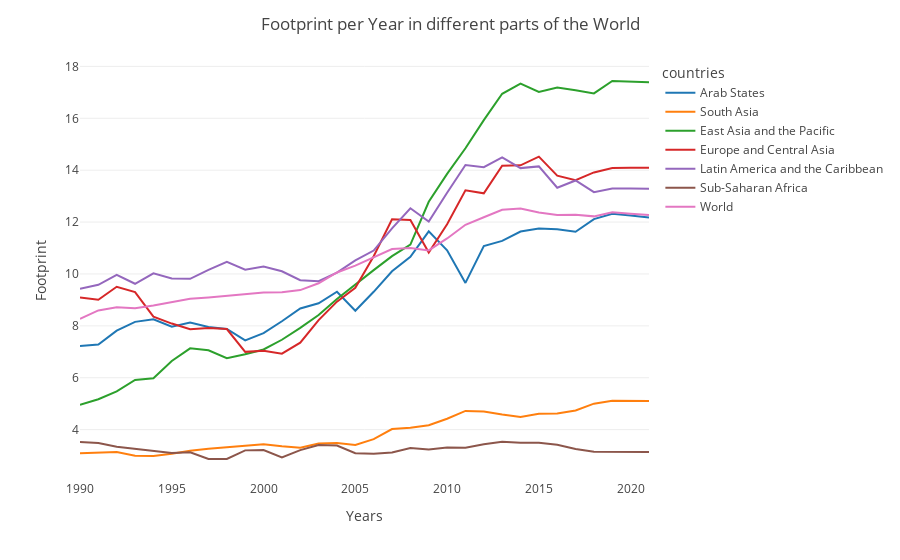
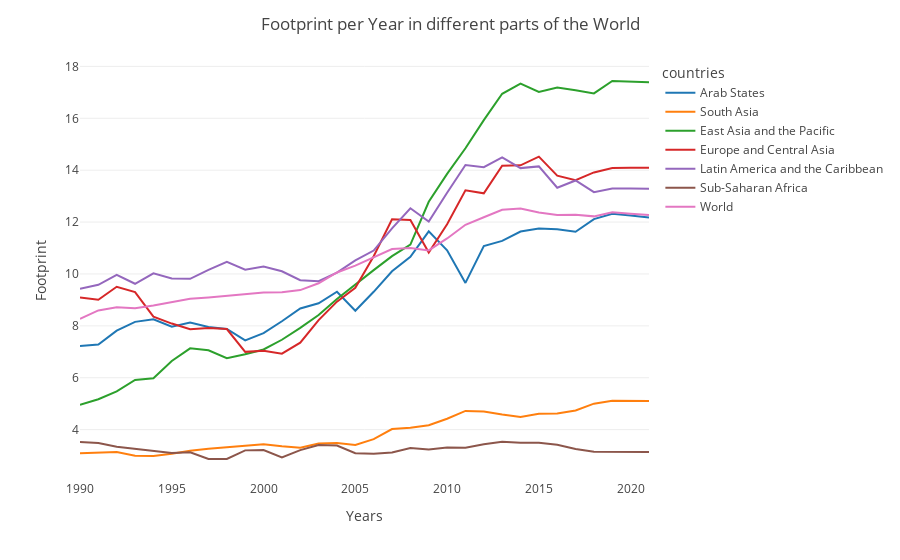
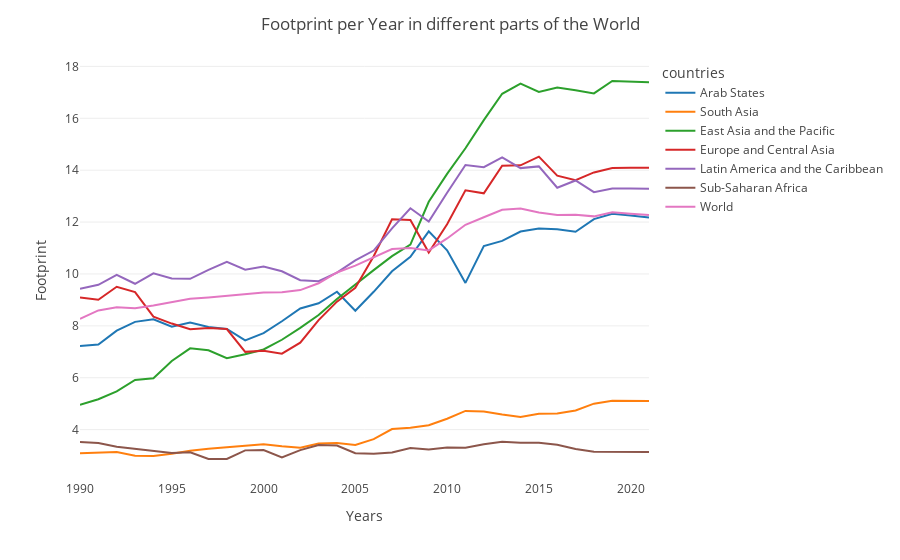
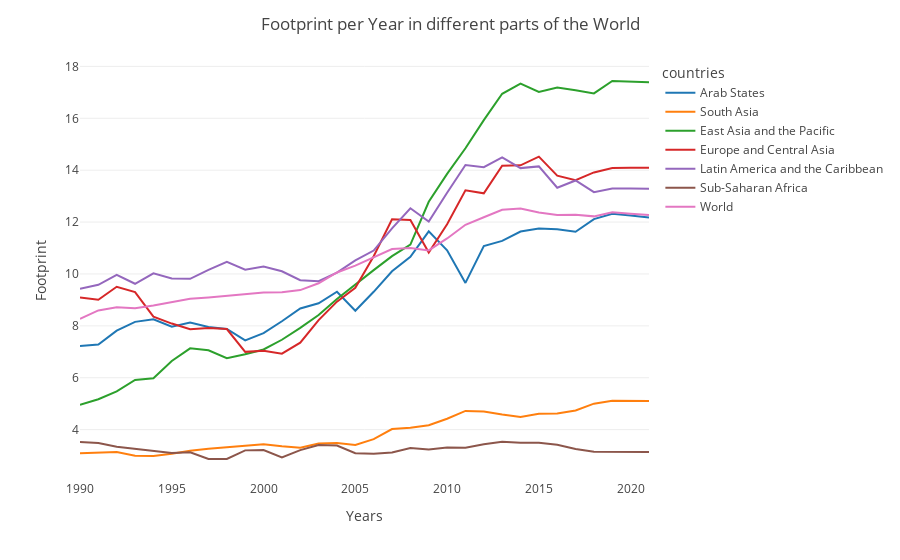

Notebook code for these charts, in order:
### Code cell
df_list = [["footprint", df_mf, "mf"], 
            ["life expectancy", df_le, "le"],
            ["expected schooling years", df_eys, "eys"],
            ["gender development index", df_gdi, "gdi"],
            ["adolescent birth rate", df_abr, "abr"],
            ["carbon", df_co2, "co2"]]

country = list(df_mf['country'])

for df in df_list:
    for c in country:
        printer(df=to_year(df[1]), df_name=df[0], file_name=df[2])

### Figure 1 — Plotly figure (JSON) as saved in the notebook; plotly's stock layout.template omitted (floating-point values rounded to 4 significant figures)
{"data": [{"hovertemplate": "countries=Arab States<br>Years=%{x}<br>Footprint=%{y}<extra></extra>", "legendgroup": "Arab States", "line": {"color": "#1F77B4", "dash": "solid"}, "marker": {"symbol": "circle"}, "mode": "lines", "name": "Arab States", "orientation": "v", "showlegend": true, "type": "scatter", "x": ["1990", "1991", "1992", "1993", "1994", "1995", "1996", "1997", "1998", "1999", "2000", "2001", "2002", "2003", "2004", "2005", "2006", "2007", "2008", "2009", "2010", "2011", "2012", "2013", "2014", "2015", "2016", "2017", "2018", "2019", "2020", "2021"], "xaxis": "x", "y": [7.228, 7.279, 7.812, 8.153, 8.251, 7.964, 8.128, 7.956, 7.883, 7.44, 7.72, 8.176, 8.668, 8.87, 9.314, 8.582, 9.312, 10.11, 10.66, 11.64, 10.91, 9.655, 11.08, 11.27, 11.64, 11.75, 11.73, 11.63, 12.11, 12.32, 12.25, 12.17], "yaxis": "y"}, {"hovertemplate": "countries=South Asia<br>Years=%{x}<br>Footprint=%{y}<extra></extra>", "legendgroup": "South Asia", "line": {"color": "#FF7F0E", "dash": "solid"}, "marker": {"symbol": "circle"}, "mode": "lines", "name": "South Asia", "orientation": "v", "showlegend": true, "type": "scatter", "x": ["1990", "1991", "1992", "1993", "1994", "1995", "1996", "1997", "1998", "1999", "2000", "2001", "2002", "2003", "2004", "2005", "2006", "2007", "2008", "2009", "2010", "2011", "2012", "2013", "2014", "2015", "2016", "2017", "2018", "2019", "2020", "2021"], "xaxis": "x", "y": [3.085, 3.099, 3.133, 2.991, 2.982, 3.072, 3.183, 3.261, 3.319, 3.401, 3.438, 3.357, 3.304, 3.462, 3.481, 3.408, 3.633, 4.022, 4.072, 4.168, 4.42, 4.72, 4.699, 4.585, 4.486, 4.611, 4.625, 4.74, 5.0, 5.11, 5.106, 5.102], "yaxis": "y"}, {"hovertemplate": "countries=East Asia and the Pacific<br>Years=%{x}<br>Footprint=%{y}<extra></extra>", "legendgroup": "East Asia and the Pacific", "line": {"color": "#2CA02C", "dash": "solid"}, "marker": {"symbol": "circle"}, "mode": "lines", "name": "East Asia and the Pacific", "orientation": "v", "showlegend": true, "type": "scatter", "x": ["1990", "1991", "1992", "1993", "1994", "1995", "1996", "1997", "1998", "1999", "2000", "2001", "2002", "2003", "2004", "2005", "2006", "2007", "2008", "2009", "2010", "2011", "2012", "2013", "2014", "2015", "2016", "2017", "2018", "2019", "2020", "2021"], "xaxis": "x", "y": [4.953, 5.169, 5.473, 5.916, 5.982, 6.648, 7.132, 7.058, 6.755, 6.904, 7.089, 7.464, 7.921, 8.416, 9.034, 9.606, 10.15, 10.69, 11.13, 12.78, 13.86, 14.85, 15.93, 16.95, 17.33, 17.01, 17.19, 17.08, 16.96, 17.44, 17.42, 17.39], "yaxis": "y"}, {"hovertemplate": "countries=Europe and Central Asia<br>Years=%{x}<br>Footprint=%{y}<extra></extra>", "legendgroup": "Europe and Central Asia", "line": {"color": "#D62728", "dash": "solid"}, "marker": {"symbol": "circle"}, "mode": "lines", "name": "Europe and Central Asia", "orientation": "v", "showlegend": true, "type": "scatter", "x": ["1990", "1991", "1992", "1993", "1994", "1995", "1996", "1997", "1998", "1999", "2000", "2001", "2002", "2003", "2004", "2005", "2006", "2007", "2008", "2009", "2010", "2011", "2012", "2013", "2014", "2015", "2016", "2017", "2018", "2019", "2020", "2021"], "xaxis": "x", "y": [9.092, 9.005, 9.507, 9.299, 8.356, 8.088, 7.869, 7.914, 7.878, 6.997, 7.044, 6.927, 7.354, 8.22, 8.932, 9.464, 10.68, 12.11, 12.08, 10.83, 11.92, 13.23, 13.11, 14.17, 14.19, 14.52, 13.79, 13.62, 13.91, 14.09, 14.09, 14.1], "yaxis": "y"}, {"hovertemplate": "countries=Latin America and the Caribbean<br>Years=%{x}<br>Footprint=%{y}<extra></extra>", "legendgroup": "Latin America and the Caribbean", "line": {"color": "#9467BD", "dash": "solid"}, "marker": {"symbol": "circle"}, "mode": "lines", "name": "Latin America and the Caribbean", "orientation": "v", "showlegend": true, "type": "scatter", "x": ["1990", "1991", "1992", "1993", "1994", "1995", "1996", "1997", "1998", "1999", "2000", "2001", "2002", "2003", "2004", "2005", "2006", "2007", "2008", "2009", "2010", "2011", "2012", "2013", "2014", "2015", "2016", "2017", "2018", "2019", "2020", "2021"], "xaxis": "x", "y": [9.432, 9.581, 9.962, 9.623, 10.03, 9.827, 9.811, 10.16, 10.46, 10.16, 10.29, 10.1, 9.759, 9.721, 10.05, 10.52, 10.9, 11.76, 12.53, 12.02, 13.13, 14.2, 14.11, 14.49, 14.08, 14.15, 13.33, 13.6, 13.15, 13.3, 13.29, 13.28], "yaxis": "y"}, {"hovertemplate": "countries=Sub-Saharan Africa<br>Years=%{x}<br>Footprint=%{y}<extra></extra>", "legendgroup": "Sub-Saharan Africa", "line": {"color": "#8C564B", "dash": "solid"}, "marker": {"symbol": "circle"}, "mode": "lines", "name": "Sub-Saharan Africa", "orientation": "v", "showlegend": true, "type": "scatter", "x": ["1990", "1991", "1992", "1993", "1994", "1995", "1996", "1997", "1998", "1999", "2000", "2001", "2002", "2003", "2004", "2005", "2006", "2007", "2008", "2009", "2010", "2011", "2012", "2013", "2014", "2015", "2016", "2017", "2018", "2019", "2020", "2021"], "xaxis": "x", "y": [3.521, 3.481, 3.338, 3.259, 3.204, 3.098, 3.126, 2.871, 2.867, 3.2, 3.216, 2.929, 3.21, 3.408, 3.389, 3.09, 3.072, 3.115, 3.291, 3.233, 3.306, 3.305, 3.438, 3.53, 3.491, 3.495, 3.416, 3.256, 3.146, 3.151, 3.146, 3.141], "yaxis": "y"}, {"hovertemplate": "countries=World<br>Years=%{x}<br>Footprint=%{y}<extra></extra>", "legendgroup": "World", "line": {"color": "#E377C2", "dash": "solid"}, "marker": {"symbol": "circle"}, "mode": "lines", "name": "World", "orientation": "v", "showlegend": true, "type": "scatter", "x": ["1990", "1991", "1992", "1993", "1994", "1995", "1996", "1997", "1998", "1999", "2000", "2001", "2002", "2003", "2004", "2005", "2006", "2007", "2008", "2009", "2010", "2011", "2012", "2013", "2014", "2015", "2016", "2017", "2018", "2019", "2020", "2021"], "xaxis": "x", "y": [8.267, 8.595, 8.718, 8.675, 8.783, 8.922, 9.044, 9.095, 9.154, 9.208, 9.285, 9.293, 9.379, 9.641, 10.06, 10.32, 10.66, 10.96, 11.0, 10.91, 11.37, 11.9, 12.19, 12.47, 12.52, 12.37, 12.28, 12.28, 12.22, 12.38, 12.33, 12.27], "yaxis": "y"}], "layout": {"legend": {"title": {"text": "countries"}, "tracegroupgap": 0}, "margin": {"t": 60}, "title": {"text": "Footprint per Year in different parts of the World"}, "xaxis": {"anchor": "y", "domain": [0, 1], "title": {"text": "Years"}}, "yaxis": {"anchor": "x", "domain": [0, 1], "title": {"text": "Footprint"}}}}

### Figure 2 — Plotly figure (JSON) as saved in the notebook; plotly's stock layout.template omitted (floating-point values rounded to 4 significant figures)
{"data": [{"hovertemplate": "countries=Arab States<br>Years=%{x}<br>Footprint=%{y}<extra></extra>", "legendgroup": "Arab States", "line": {"color": "#1F77B4", "dash": "solid"}, "marker": {"symbol": "circle"}, "mode": "lines", "name": "Arab States", "orientation": "v", "showlegend": true, "type": "scatter", "x": ["1990", "1991", "1992", "1993", "1994", "1995", "1996", "1997", "1998", "1999", "2000", "2001", "2002", "2003", "2004", "2005", "2006", "2007", "2008", "2009", "2010", "2011", "2012", "2013", "2014", "2015", "2016", "2017", "2018", "2019", "2020", "2021"], "xaxis": "x", "y": [7.228, 7.279, 7.812, 8.153, 8.251, 7.964, 8.128, 7.956, 7.883, 7.44, 7.72, 8.176, 8.668, 8.87, 9.314, 8.582, 9.312, 10.11, 10.66, 11.64, 10.91, 9.655, 11.08, 11.27, 11.64, 11.75, 11.73, 11.63, 12.11, 12.32, 12.25, 12.17], "yaxis": "y"}, {"hovertemplate": "countries=South Asia<br>Years=%{x}<br>Footprint=%{y}<extra></extra>", "legendgroup": "South Asia", "line": {"color": "#FF7F0E", "dash": "solid"}, "marker": {"symbol": "circle"}, "mode": "lines", "name": "South Asia", "orientation": "v", "showlegend": true, "type": "scatter", "x": ["1990", "1991", "1992", "1993", "1994", "1995", "1996", "1997", "1998", "1999", "2000", "2001", "2002", "2003", "2004", "2005", "2006", "2007", "2008", "2009", "2010", "2011", "2012", "2013", "2014", "2015", "2016", "2017", "2018", "2019", "2020", "2021"], "xaxis": "x", "y": [3.085, 3.099, 3.133, 2.991, 2.982, 3.072, 3.183, 3.261, 3.319, 3.401, 3.438, 3.357, 3.304, 3.462, 3.481, 3.408, 3.633, 4.022, 4.072, 4.168, 4.42, 4.72, 4.699, 4.585, 4.486, 4.611, 4.625, 4.74, 5.0, 5.11, 5.106, 5.102], "yaxis": "y"}, {"hovertemplate": "countries=East Asia and the Pacific<br>Years=%{x}<br>Footprint=%{y}<extra></extra>", "legendgroup": "East Asia and the Pacific", "line": {"color": "#2CA02C", "dash": "solid"}, "marker": {"symbol": "circle"}, "mode": "lines", "name": "East Asia and the Pacific", "orientation": "v", "showlegend": true, "type": "scatter", "x": ["1990", "1991", "1992", "1993", "1994", "1995", "1996", "1997", "1998", "1999", "2000", "2001", "2002", "2003", "2004", "2005", "2006", "2007", "2008", "2009", "2010", "2011", "2012", "2013", "2014", "2015", "2016", "2017", "2018", "2019", "2020", "2021"], "xaxis": "x", "y": [4.953, 5.169, 5.473, 5.916, 5.982, 6.648, 7.132, 7.058, 6.755, 6.904, 7.089, 7.464, 7.921, 8.416, 9.034, 9.606, 10.15, 10.69, 11.13, 12.78, 13.86, 14.85, 15.93, 16.95, 17.33, 17.01, 17.19, 17.08, 16.96, 17.44, 17.42, 17.39], "yaxis": "y"}, {"hovertemplate": "countries=Europe and Central Asia<br>Years=%{x}<br>Footprint=%{y}<extra></extra>", "legendgroup": "Europe and Central Asia", "line": {"color": "#D62728", "dash": "solid"}, "marker": {"symbol": "circle"}, "mode": "lines", "name": "Europe and Central Asia", "orientation": "v", "showlegend": true, "type": "scatter", "x": ["1990", "1991", "1992", "1993", "1994", "1995", "1996", "1997", "1998", "1999", "2000", "2001", "2002", "2003", "2004", "2005", "2006", "2007", "2008", "2009", "2010", "2011", "2012", "2013", "2014", "2015", "2016", "2017", "2018", "2019", "2020", "2021"], "xaxis": "x", "y": [9.092, 9.005, 9.507, 9.299, 8.356, 8.088, 7.869, 7.914, 7.878, 6.997, 7.044, 6.927, 7.354, 8.22, 8.932, 9.464, 10.68, 12.11, 12.08, 10.83, 11.92, 13.23, 13.11, 14.17, 14.19, 14.52, 13.79, 13.62, 13.91, 14.09, 14.09, 14.1], "yaxis": "y"}, {"hovertemplate": "countries=Latin America and the Caribbean<br>Years=%{x}<br>Footprint=%{y}<extra></extra>", "legendgroup": "Latin America and the Caribbean", "line": {"color": "#9467BD", "dash": "solid"}, "marker": {"symbol": "circle"}, "mode": "lines", "name": "Latin America and the Caribbean", "orientation": "v", "showlegend": true, "type": "scatter", "x": ["1990", "1991", "1992", "1993", "1994", "1995", "1996", "1997", "1998", "1999", "2000", "2001", "2002", "2003", "2004", "2005", "2006", "2007", "2008", "2009", "2010", "2011", "2012", "2013", "2014", "2015", "2016", "2017", "2018", "2019", "2020", "2021"], "xaxis": "x", "y": [9.432, 9.581, 9.962, 9.623, 10.03, 9.827, 9.811, 10.16, 10.46, 10.16, 10.29, 10.1, 9.759, 9.721, 10.05, 10.52, 10.9, 11.76, 12.53, 12.02, 13.13, 14.2, 14.11, 14.49, 14.08, 14.15, 13.33, 13.6, 13.15, 13.3, 13.29, 13.28], "yaxis": "y"}, {"hovertemplate": "countries=Sub-Saharan Africa<br>Years=%{x}<br>Footprint=%{y}<extra></extra>", "legendgroup": "Sub-Saharan Africa", "line": {"color": "#8C564B", "dash": "solid"}, "marker": {"symbol": "circle"}, "mode": "lines", "name": "Sub-Saharan Africa", "orientation": "v", "showlegend": true, "type": "scatter", "x": ["1990", "1991", "1992", "1993", "1994", "1995", "1996", "1997", "1998", "1999", "2000", "2001", "2002", "2003", "2004", "2005", "2006", "2007", "2008", "2009", "2010", "2011", "2012", "2013", "2014", "2015", "2016", "2017", "2018", "2019", "2020", "2021"], "xaxis": "x", "y": [3.521, 3.481, 3.338, 3.259, 3.204, 3.098, 3.126, 2.871, 2.867, 3.2, 3.216, 2.929, 3.21, 3.408, 3.389, 3.09, 3.072, 3.115, 3.291, 3.233, 3.306, 3.305, 3.438, 3.53, 3.491, 3.495, 3.416, 3.256, 3.146, 3.151, 3.146, 3.141], "yaxis": "y"}, {"hovertemplate": "countries=World<br>Years=%{x}<br>Footprint=%{y}<extra></extra>", "legendgroup": "World", "line": {"color": "#E377C2", "dash": "solid"}, "marker": {"symbol": "circle"}, "mode": "lines", "name": "World", "orientation": "v", "showlegend": true, "type": "scatter", "x": ["1990", "1991", "1992", "1993", "1994", "1995", "1996", "1997", "1998", "1999", "2000", "2001", "2002", "2003", "2004", "2005", "2006", "2007", "2008", "2009", "2010", "2011", "2012", "2013", "2014", "2015", "2016", "2017", "2018", "2019", "2020", "2021"], "xaxis": "x", "y": [8.267, 8.595, 8.718, 8.675, 8.783, 8.922, 9.044, 9.095, 9.154, 9.208, 9.285, 9.293, 9.379, 9.641, 10.06, 10.32, 10.66, 10.96, 11.0, 10.91, 11.37, 11.9, 12.19, 12.47, 12.52, 12.37, 12.28, 12.28, 12.22, 12.38, 12.33, 12.27], "yaxis": "y"}], "layout": {"legend": {"title": {"text": "countries"}, "tracegroupgap": 0}, "margin": {"t": 60}, "title": {"text": "Footprint per Year in different parts of the World"}, "xaxis": {"anchor": "y", "domain": [0, 1], "title": {"text": "Years"}}, "yaxis": {"anchor": "x", "domain": [0, 1], "title": {"text": "Footprint"}}}}

### Figure 3 — Plotly figure (JSON) as saved in the notebook; plotly's stock layout.template omitted (floating-point values rounded to 4 significant figures)
{"data": [{"hovertemplate": "countries=Arab States<br>Years=%{x}<br>Footprint=%{y}<extra></extra>", "legendgroup": "Arab States", "line": {"color": "#1F77B4", "dash": "solid"}, "marker": {"symbol": "circle"}, "mode": "lines", "name": "Arab States", "orientation": "v", "showlegend": true, "type": "scatter", "x": ["1990", "1991", "1992", "1993", "1994", "1995", "1996", "1997", "1998", "1999", "2000", "2001", "2002", "2003", "2004", "2005", "2006", "2007", "2008", "2009", "2010", "2011", "2012", "2013", "2014", "2015", "2016", "2017", "2018", "2019", "2020", "2021"], "xaxis": "x", "y": [7.228, 7.279, 7.812, 8.153, 8.251, 7.964, 8.128, 7.956, 7.883, 7.44, 7.72, 8.176, 8.668, 8.87, 9.314, 8.582, 9.312, 10.11, 10.66, 11.64, 10.91, 9.655, 11.08, 11.27, 11.64, 11.75, 11.73, 11.63, 12.11, 12.32, 12.25, 12.17], "yaxis": "y"}, {"hovertemplate": "countries=South Asia<br>Years=%{x}<br>Footprint=%{y}<extra></extra>", "legendgroup": "South Asia", "line": {"color": "#FF7F0E", "dash": "solid"}, "marker": {"symbol": "circle"}, "mode": "lines", "name": "South Asia", "orientation": "v", "showlegend": true, "type": "scatter", "x": ["1990", "1991", "1992", "1993", "1994", "1995", "1996", "1997", "1998", "1999", "2000", "2001", "2002", "2003", "2004", "2005", "2006", "2007", "2008", "2009", "2010", "2011", "2012", "2013", "2014", "2015", "2016", "2017", "2018", "2019", "2020", "2021"], "xaxis": "x", "y": [3.085, 3.099, 3.133, 2.991, 2.982, 3.072, 3.183, 3.261, 3.319, 3.401, 3.438, 3.357, 3.304, 3.462, 3.481, 3.408, 3.633, 4.022, 4.072, 4.168, 4.42, 4.72, 4.699, 4.585, 4.486, 4.611, 4.625, 4.74, 5.0, 5.11, 5.106, 5.102], "yaxis": "y"}, {"hovertemplate": "countries=East Asia and the Pacific<br>Years=%{x}<br>Footprint=%{y}<extra></extra>", "legendgroup": "East Asia and the Pacific", "line": {"color": "#2CA02C", "dash": "solid"}, "marker": {"symbol": "circle"}, "mode": "lines", "name": "East Asia and the Pacific", "orientation": "v", "showlegend": true, "type": "scatter", "x": ["1990", "1991", "1992", "1993", "1994", "1995", "1996", "1997", "1998", "1999", "2000", "2001", "2002", "2003", "2004", "2005", "2006", "2007", "2008", "2009", "2010", "2011", "2012", "2013", "2014", "2015", "2016", "2017", "2018", "2019", "2020", "2021"], "xaxis": "x", "y": [4.953, 5.169, 5.473, 5.916, 5.982, 6.648, 7.132, 7.058, 6.755, 6.904, 7.089, 7.464, 7.921, 8.416, 9.034, 9.606, 10.15, 10.69, 11.13, 12.78, 13.86, 14.85, 15.93, 16.95, 17.33, 17.01, 17.19, 17.08, 16.96, 17.44, 17.42, 17.39], "yaxis": "y"}, {"hovertemplate": "countries=Europe and Central Asia<br>Years=%{x}<br>Footprint=%{y}<extra></extra>", "legendgroup": "Europe and Central Asia", "line": {"color": "#D62728", "dash": "solid"}, "marker": {"symbol": "circle"}, "mode": "lines", "name": "Europe and Central Asia", "orientation": "v", "showlegend": true, "type": "scatter", "x": ["1990", "1991", "1992", "1993", "1994", "1995", "1996", "1997", "1998", "1999", "2000", "2001", "2002", "2003", "2004", "2005", "2006", "2007", "2008", "2009", "2010", "2011", "2012", "2013", "2014", "2015", "2016", "2017", "2018", "2019", "2020", "2021"], "xaxis": "x", "y": [9.092, 9.005, 9.507, 9.299, 8.356, 8.088, 7.869, 7.914, 7.878, 6.997, 7.044, 6.927, 7.354, 8.22, 8.932, 9.464, 10.68, 12.11, 12.08, 10.83, 11.92, 13.23, 13.11, 14.17, 14.19, 14.52, 13.79, 13.62, 13.91, 14.09, 14.09, 14.1], "yaxis": "y"}, {"hovertemplate": "countries=Latin America and the Caribbean<br>Years=%{x}<br>Footprint=%{y}<extra></extra>", "legendgroup": "Latin America and the Caribbean", "line": {"color": "#9467BD", "dash": "solid"}, "marker": {"symbol": "circle"}, "mode": "lines", "name": "Latin America and the Caribbean", "orientation": "v", "showlegend": true, "type": "scatter", "x": ["1990", "1991", "1992", "1993", "1994", "1995", "1996", "1997", "1998", "1999", "2000", "2001", "2002", "2003", "2004", "2005", "2006", "2007", "2008", "2009", "2010", "2011", "2012", "2013", "2014", "2015", "2016", "2017", "2018", "2019", "2020", "2021"], "xaxis": "x", "y": [9.432, 9.581, 9.962, 9.623, 10.03, 9.827, 9.811, 10.16, 10.46, 10.16, 10.29, 10.1, 9.759, 9.721, 10.05, 10.52, 10.9, 11.76, 12.53, 12.02, 13.13, 14.2, 14.11, 14.49, 14.08, 14.15, 13.33, 13.6, 13.15, 13.3, 13.29, 13.28], "yaxis": "y"}, {"hovertemplate": "countries=Sub-Saharan Africa<br>Years=%{x}<br>Footprint=%{y}<extra></extra>", "legendgroup": "Sub-Saharan Africa", "line": {"color": "#8C564B", "dash": "solid"}, "marker": {"symbol": "circle"}, "mode": "lines", "name": "Sub-Saharan Africa", "orientation": "v", "showlegend": true, "type": "scatter", "x": ["1990", "1991", "1992", "1993", "1994", "1995", "1996", "1997", "1998", "1999", "2000", "2001", "2002", "2003", "2004", "2005", "2006", "2007", "2008", "2009", "2010", "2011", "2012", "2013", "2014", "2015", "2016", "2017", "2018", "2019", "2020", "2021"], "xaxis": "x", "y": [3.521, 3.481, 3.338, 3.259, 3.204, 3.098, 3.126, 2.871, 2.867, 3.2, 3.216, 2.929, 3.21, 3.408, 3.389, 3.09, 3.072, 3.115, 3.291, 3.233, 3.306, 3.305, 3.438, 3.53, 3.491, 3.495, 3.416, 3.256, 3.146, 3.151, 3.146, 3.141], "yaxis": "y"}, {"hovertemplate": "countries=World<br>Years=%{x}<br>Footprint=%{y}<extra></extra>", "legendgroup": "World", "line": {"color": "#E377C2", "dash": "solid"}, "marker": {"symbol": "circle"}, "mode": "lines", "name": "World", "orientation": "v", "showlegend": true, "type": "scatter", "x": ["1990", "1991", "1992", "1993", "1994", "1995", "1996", "1997", "1998", "1999", "2000", "2001", "2002", "2003", "2004", "2005", "2006", "2007", "2008", "2009", "2010", "2011", "2012", "2013", "2014", "2015", "2016", "2017", "2018", "2019", "2020", "2021"], "xaxis": "x", "y": [8.267, 8.595, 8.718, 8.675, 8.783, 8.922, 9.044, 9.095, 9.154, 9.208, 9.285, 9.293, 9.379, 9.641, 10.06, 10.32, 10.66, 10.96, 11.0, 10.91, 11.37, 11.9, 12.19, 12.47, 12.52, 12.37, 12.28, 12.28, 12.22, 12.38, 12.33, 12.27], "yaxis": "y"}], "layout": {"legend": {"title": {"text": "countries"}, "tracegroupgap": 0}, "margin": {"t": 60}, "title": {"text": "Footprint per Year in different parts of the World"}, "xaxis": {"anchor": "y", "domain": [0, 1], "title": {"text": "Years"}}, "yaxis": {"anchor": "x", "domain": [0, 1], "title": {"text": "Footprint"}}}}

### Figure 4 — Plotly figure (JSON) as saved in the notebook; plotly's stock layout.template omitted (floating-point values rounded to 4 significant figures)
{"data": [{"hovertemplate": "countries=Arab States<br>Years=%{x}<br>Footprint=%{y}<extra></extra>", "legendgroup": "Arab States", "line": {"color": "#1F77B4", "dash": "solid"}, "marker": {"symbol": "circle"}, "mode": "lines", "name": "Arab States", "orientation": "v", "showlegend": true, "type": "scatter", "x": ["1990", "1991", "1992", "1993", "1994", "1995", "1996", "1997", "1998", "1999", "2000", "2001", "2002", "2003", "2004", "2005", "2006", "2007", "2008", "2009", "2010", "2011", "2012", "2013", "2014", "2015", "2016", "2017", "2018", "2019", "2020", "2021"], "xaxis": "x", "y": [7.228, 7.279, 7.812, 8.153, 8.251, 7.964, 8.128, 7.956, 7.883, 7.44, 7.72, 8.176, 8.668, 8.87, 9.314, 8.582, 9.312, 10.11, 10.66, 11.64, 10.91, 9.655, 11.08, 11.27, 11.64, 11.75, 11.73, 11.63, 12.11, 12.32, 12.25, 12.17], "yaxis": "y"}, {"hovertemplate": "countries=South Asia<br>Years=%{x}<br>Footprint=%{y}<extra></extra>", "legendgroup": "South Asia", "line": {"color": "#FF7F0E", "dash": "solid"}, "marker": {"symbol": "circle"}, "mode": "lines", "name": "South Asia", "orientation": "v", "showlegend": true, "type": "scatter", "x": ["1990", "1991", "1992", "1993", "1994", "1995", "1996", "1997", "1998", "1999", "2000", "2001", "2002", "2003", "2004", "2005", "2006", "2007", "2008", "2009", "2010", "2011", "2012", "2013", "2014", "2015", "2016", "2017", "2018", "2019", "2020", "2021"], "xaxis": "x", "y": [3.085, 3.099, 3.133, 2.991, 2.982, 3.072, 3.183, 3.261, 3.319, 3.401, 3.438, 3.357, 3.304, 3.462, 3.481, 3.408, 3.633, 4.022, 4.072, 4.168, 4.42, 4.72, 4.699, 4.585, 4.486, 4.611, 4.625, 4.74, 5.0, 5.11, 5.106, 5.102], "yaxis": "y"}, {"hovertemplate": "countries=East Asia and the Pacific<br>Years=%{x}<br>Footprint=%{y}<extra></extra>", "legendgroup": "East Asia and the Pacific", "line": {"color": "#2CA02C", "dash": "solid"}, "marker": {"symbol": "circle"}, "mode": "lines", "name": "East Asia and the Pacific", "orientation": "v", "showlegend": true, "type": "scatter", "x": ["1990", "1991", "1992", "1993", "1994", "1995", "1996", "1997", "1998", "1999", "2000", "2001", "2002", "2003", "2004", "2005", "2006", "2007", "2008", "2009", "2010", "2011", "2012", "2013", "2014", "2015", "2016", "2017", "2018", "2019", "2020", "2021"], "xaxis": "x", "y": [4.953, 5.169, 5.473, 5.916, 5.982, 6.648, 7.132, 7.058, 6.755, 6.904, 7.089, 7.464, 7.921, 8.416, 9.034, 9.606, 10.15, 10.69, 11.13, 12.78, 13.86, 14.85, 15.93, 16.95, 17.33, 17.01, 17.19, 17.08, 16.96, 17.44, 17.42, 17.39], "yaxis": "y"}, {"hovertemplate": "countries=Europe and Central Asia<br>Years=%{x}<br>Footprint=%{y}<extra></extra>", "legendgroup": "Europe and Central Asia", "line": {"color": "#D62728", "dash": "solid"}, "marker": {"symbol": "circle"}, "mode": "lines", "name": "Europe and Central Asia", "orientation": "v", "showlegend": true, "type": "scatter", "x": ["1990", "1991", "1992", "1993", "1994", "1995", "1996", "1997", "1998", "1999", "2000", "2001", "2002", "2003", "2004", "2005", "2006", "2007", "2008", "2009", "2010", "2011", "2012", "2013", "2014", "2015", "2016", "2017", "2018", "2019", "2020", "2021"], "xaxis": "x", "y": [9.092, 9.005, 9.507, 9.299, 8.356, 8.088, 7.869, 7.914, 7.878, 6.997, 7.044, 6.927, 7.354, 8.22, 8.932, 9.464, 10.68, 12.11, 12.08, 10.83, 11.92, 13.23, 13.11, 14.17, 14.19, 14.52, 13.79, 13.62, 13.91, 14.09, 14.09, 14.1], "yaxis": "y"}, {"hovertemplate": "countries=Latin America and the Caribbean<br>Years=%{x}<br>Footprint=%{y}<extra></extra>", "legendgroup": "Latin America and the Caribbean", "line": {"color": "#9467BD", "dash": "solid"}, "marker": {"symbol": "circle"}, "mode": "lines", "name": "Latin America and the Caribbean", "orientation": "v", "showlegend": true, "type": "scatter", "x": ["1990", "1991", "1992", "1993", "1994", "1995", "1996", "1997", "1998", "1999", "2000", "2001", "2002", "2003", "2004", "2005", "2006", "2007", "2008", "2009", "2010", "2011", "2012", "2013", "2014", "2015", "2016", "2017", "2018", "2019", "2020", "2021"], "xaxis": "x", "y": [9.432, 9.581, 9.962, 9.623, 10.03, 9.827, 9.811, 10.16, 10.46, 10.16, 10.29, 10.1, 9.759, 9.721, 10.05, 10.52, 10.9, 11.76, 12.53, 12.02, 13.13, 14.2, 14.11, 14.49, 14.08, 14.15, 13.33, 13.6, 13.15, 13.3, 13.29, 13.28], "yaxis": "y"}, {"hovertemplate": "countries=Sub-Saharan Africa<br>Years=%{x}<br>Footprint=%{y}<extra></extra>", "legendgroup": "Sub-Saharan Africa", "line": {"color": "#8C564B", "dash": "solid"}, "marker": {"symbol": "circle"}, "mode": "lines", "name": "Sub-Saharan Africa", "orientation": "v", "showlegend": true, "type": "scatter", "x": ["1990", "1991", "1992", "1993", "1994", "1995", "1996", "1997", "1998", "1999", "2000", "2001", "2002", "2003", "2004", "2005", "2006", "2007", "2008", "2009", "2010", "2011", "2012", "2013", "2014", "2015", "2016", "2017", "2018", "2019", "2020", "2021"], "xaxis": "x", "y": [3.521, 3.481, 3.338, 3.259, 3.204, 3.098, 3.126, 2.871, 2.867, 3.2, 3.216, 2.929, 3.21, 3.408, 3.389, 3.09, 3.072, 3.115, 3.291, 3.233, 3.306, 3.305, 3.438, 3.53, 3.491, 3.495, 3.416, 3.256, 3.146, 3.151, 3.146, 3.141], "yaxis": "y"}, {"hovertemplate": "countries=World<br>Years=%{x}<br>Footprint=%{y}<extra></extra>", "legendgroup": "World", "line": {"color": "#E377C2", "dash": "solid"}, "marker": {"symbol": "circle"}, "mode": "lines", "name": "World", "orientation": "v", "showlegend": true, "type": "scatter", "x": ["1990", "1991", "1992", "1993", "1994", "1995", "1996", "1997", "1998", "1999", "2000", "2001", "2002", "2003", "2004", "2005", "2006", "2007", "2008", "2009", "2010", "2011", "2012", "2013", "2014", "2015", "2016", "2017", "2018", "2019", "2020", "2021"], "xaxis": "x", "y": [8.267, 8.595, 8.718, 8.675, 8.783, 8.922, 9.044, 9.095, 9.154, 9.208, 9.285, 9.293, 9.379, 9.641, 10.06, 10.32, 10.66, 10.96, 11.0, 10.91, 11.37, 11.9, 12.19, 12.47, 12.52, 12.37, 12.28, 12.28, 12.22, 12.38, 12.33, 12.27], "yaxis": "y"}], "layout": {"legend": {"title": {"text": "countries"}, "tracegroupgap": 0}, "margin": {"t": 60}, "title": {"text": "Footprint per Year in different parts of the World"}, "xaxis": {"anchor": "y", "domain": [0, 1], "title": {"text": "Years"}}, "yaxis": {"anchor": "x", "domain": [0, 1], "title": {"text": "Footprint"}}}}
